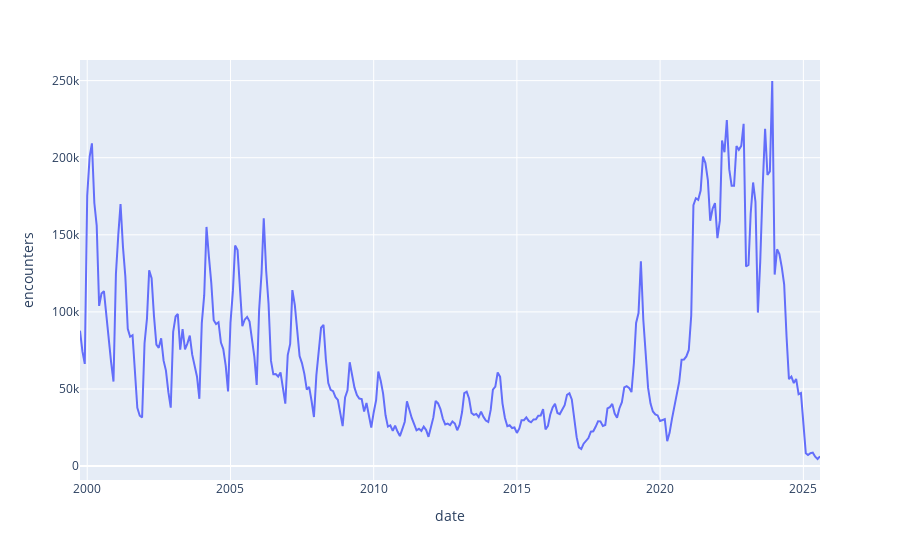

Notebook code cell kept with this figure:
### Markdown cell above
The data can be graphed as-is with Plotly like this:

### Code cell
fig = px.line(
    df,
    x="date",
    y="encounters",
)

fig.show()
display(Image("get_sw_border_encounters.png"))

### Figure 1 — Plotly figure (JSON) as saved in the notebook; plotly's stock layout.template omitted (floating-point values rounded to 4 significant figures; data arrays with more than 128 entries replaced by an {"elided": "..."} marker saying what was removed)
{"data": [{"hovertemplate": "date=%{x}<br>encounters=%{y}<extra></extra>", "legendgroup": "", "line": {"color": "#636efa", "dash": "solid"}, "marker": {"symbol": "circle"}, "mode": "lines", "name": "", "orientation": "v", "showlegend": false, "type": "scatter", "x": {"elided": "311 str values"}, "xaxis": "x", "y": {"elided": "311 int values"}, "yaxis": "y"}], "layout": {"legend": {"tracegroupgap": 0}, "margin": {"t": 60}, "xaxis": {"anchor": "y", "domain": [0, 1], "title": {"text": "date"}}, "yaxis": {"anchor": "x", "domain": [0, 1], "title": {"text": "encounters"}}}}
